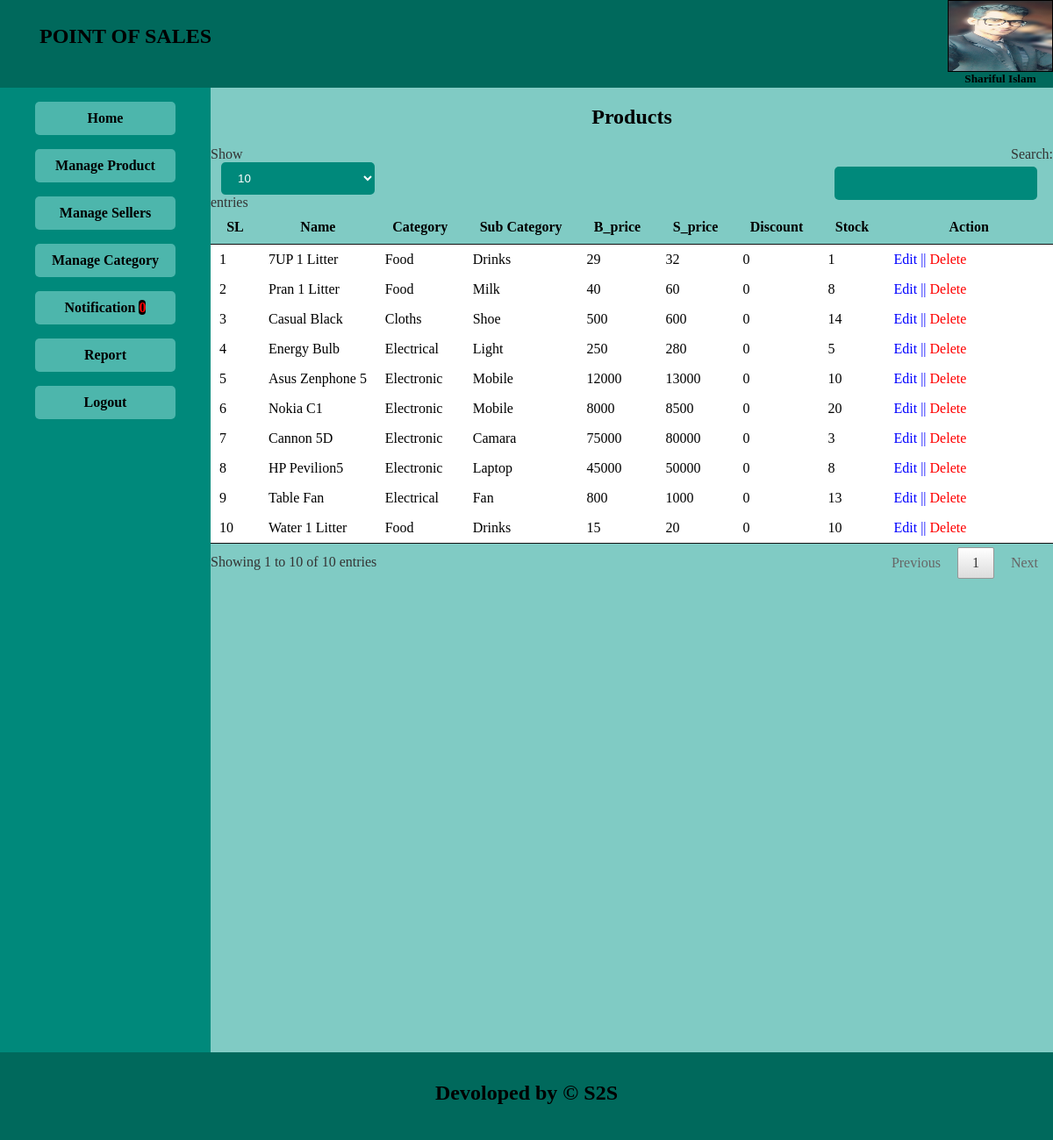
The app's page /admin/view_product.php (signed in) with its own data.
### tables this page shows
CREATE TABLE `products` (
  `id` int(11) NOT NULL,
  `name` varchar(50) NOT NULL,
  `subcategory_id` int(11) NOT NULL,
  `buy_price` float NOT NULL,
  `sale_price` float NOT NULL,
  `discount` int(11) NOT NULL,
  `quantity` float NOT NULL
);

CREATE TABLE `main_category` (
  `id` int(11) NOT NULL,
  `maincategory_name` varchar(50) NOT NULL
);

CREATE TABLE `sub_category` (
  `id` int(11) NOT NULL,
  `category_id` varchar(50) NOT NULL,
  `subcategory_name` varchar(50) NOT NULL
);

### admin/view_product.php (the view, shortened to what this page needs)
<!DOCTYPE html>
<html>
<head>
	<link rel="stylesheet" type="text/css" href="css/style.css">
    <link rel="stylesheet" type="text/css" href="js/datatables.min.css"/>
</head>
	<body>
		<?php require("menu.php");?>
		<section>
				<h2 style="text-align: center;">Products</h2>
         <table id="table">
                            <thead>
			<tr>
				<th>SL</th>
				<th>Name</th>
				<th>Category</th>
				<th>Sub Category</th>
				<th>B_price</th>
				<th>S_price</th>
                                <th>Discount</th>
				<th>Stock</th>
				<th width="20%">Action</th>
			</tr>
                            </thead>
                            <tbody>
       <?php
        $acon=  mysqli_connect('localhost','root','', 'dbpos') or die ('Database not Found.');
        $query = "SELECT products.*,sub_category.subcategory_name,main_category.maincategory_name FROM products,sub_category,main_category WHERE products.subcategory_id=sub_category.id AND sub_category.category_id=main_category.id";
        $result = mysqli_query($acon, $query);
        $i=0;
        while ($row = mysqli_fetch_array($result)) {
           $i++;
       ?>
				<tr>
					<td><?php echo $i;?></td>
					<td><?php echo $row['name'];?></td>
                                        <td><?php echo $row['maincategory_name'];?></td>
                                        <td><?php echo $row['subcategory_name'];?></td>
                                        <td><?php echo $row['buy_price'];?></td>
                                        <td><?php echo $row['sale_price'];?></td>
                                        <td><?php echo $row['discount'];?></td>
                                        <td><?php echo $row['quantity'];?></td>
                                        <td>
					<a href="edit_product.php?idedit=<?php echo $row['id'];?>" class="editbutton">Edit ||</a>
					<a onclick="return confirm('Are you sure to delte data?');" href="?iddelete=<?php echo $row['id'];?>" class="deletebutton">Delete</a>
                                        </td>
				</tr>
        <?php } ?>
                             </tbody>
			</table>
		</section>
		<footer>
			<h2 style="text-align: center;margin: 0;padding: 33px 0px;">Devoloped by &copy; S2S</h2>
		</footer>
	</body>
</html>

### admin/css/style.css (style rules this page uses)
body { margin: 0; padding: 0; width:100%; height: 1200px; }
a { text-decoration:none; }
section { background: #80cbc4 ; width: 80%; overflow: hidden; height: 1100px; }
footer { background: #00695c ; width: 100%; height: 100px; }
.editbutton { color:blue; }
.deletebutton { color:red; }

### records on screen
products: name "7UP 1 Litter", main_category.maincategory_name "Food", sub_category.subcategory_name "Drinks", buy_price "29", sale_price "32", discount "0", quantity "1"
products: name "Pran 1 Litter", main_category.maincategory_name "Food", sub_category.subcategory_name "Milk", buy_price "40", sale_price "60", discount "0", quantity "8"
products: name "Casual Black", main_category.maincategory_name "Cloths", sub_category.subcategory_name "Shoe", buy_price "500", sale_price "600", discount "0", quantity "14"
products: name "Energy Bulb", main_category.maincategory_name "Electrical", sub_category.subcategory_name "Light", buy_price "250", sale_price "280", discount "0", quantity "5"
products: name "Asus Zenphone 5", main_category.maincategory_name "Electronic", sub_category.subcategory_name "Mobile", buy_price "12000", sale_price "13000", discount "0", quantity "10"
products: name "Nokia C1", main_category.maincategory_name "Electronic", sub_category.subcategory_name "Mobile", buy_price "8000", sale_price "8500", discount "0", quantity "20"
products: name "Cannon 5D", main_category.maincategory_name "Electronic", sub_category.subcategory_name "Camara", buy_price "75000", sale_price "80000", discount "0", quantity "3"
products: name "HP Pevilion5", main_category.maincategory_name "Electronic", sub_category.subcategory_name "Laptop", buy_price "45000", sale_price "50000", discount "0", quantity "8"
products: name "Table Fan", main_category.maincategory_name "Electrical", sub_category.subcategory_name "Fan", buy_price "800", sale_price "1000", discount "0", quantity "13"
products: name "Water 1 Litter", main_category.maincategory_name "Food", sub_category.subcategory_name "Drinks", buy_price "15", sale_price "20", discount "0", quantity "10"

### other values on screen
$_SESSION['name'] "Shariful Islam…"
$val "0"
